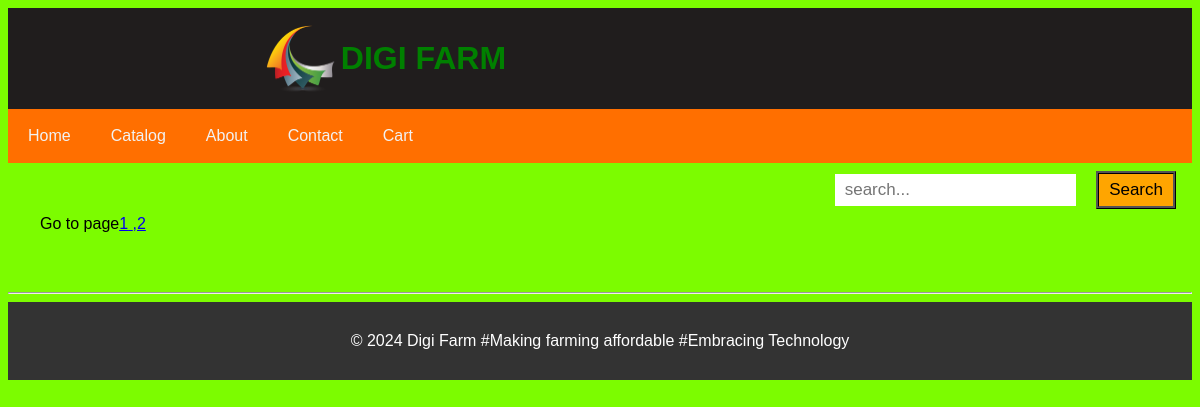
Before: /catalog1/ with the older database file.
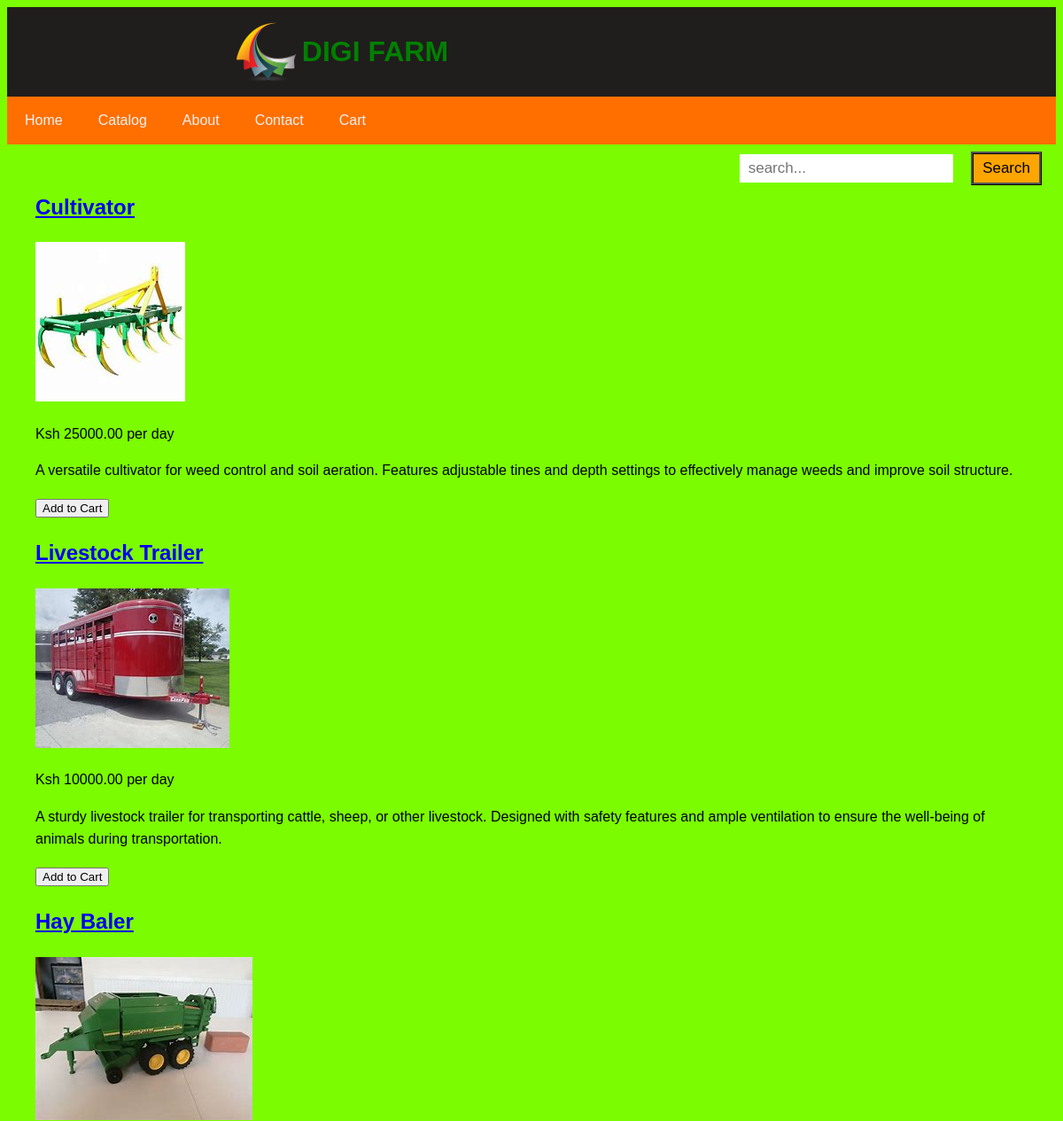
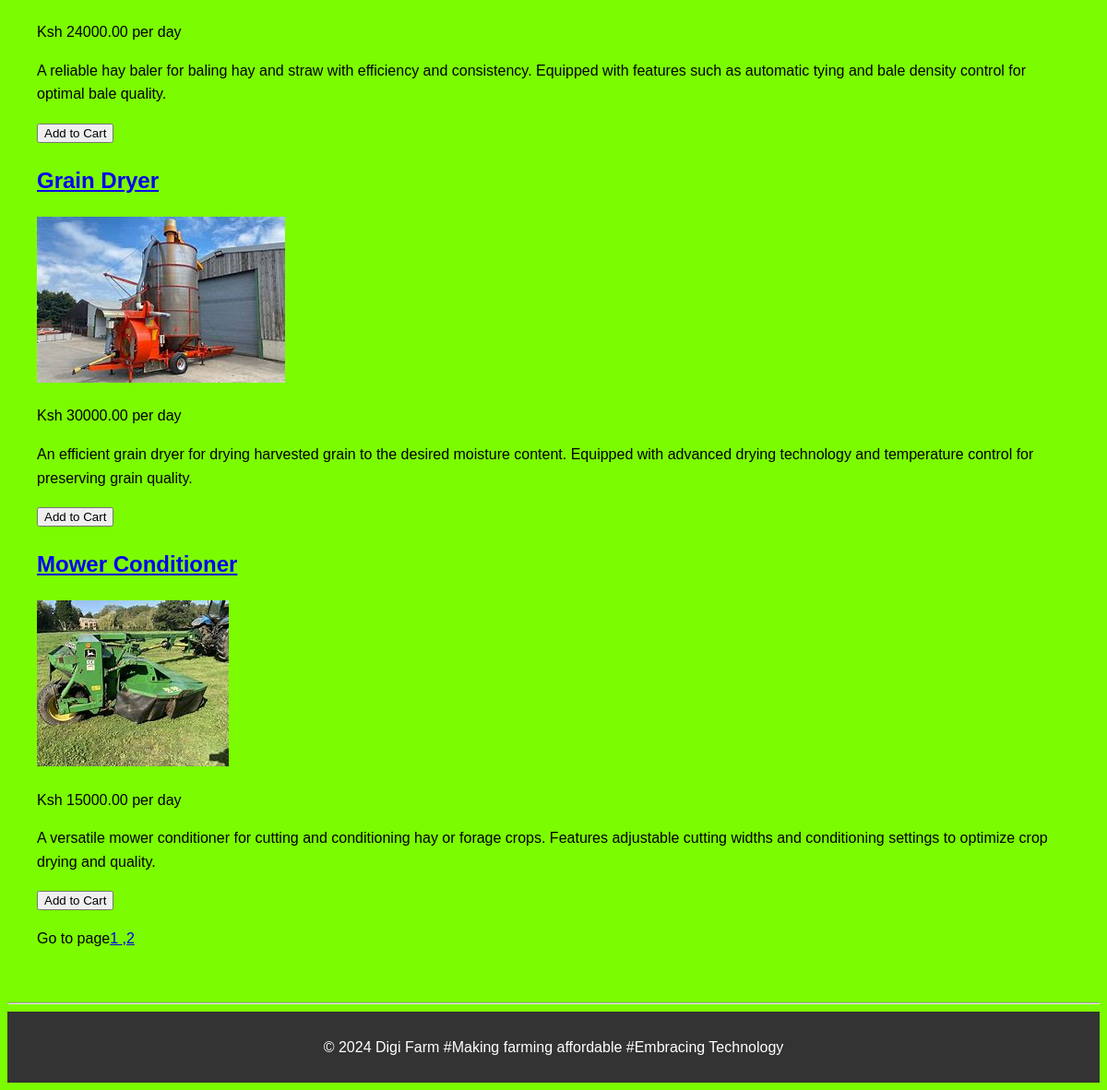
After: the same page with the newer database file (2 pictures, top to bottom).
### hello/models.py (models this page shows, shortened)
class FarmingEquipment(models.Model):
  name = models.CharField(max_length=255, unique=True)  # Enforces unique product names
  image = models.ImageField(upload_to='hello/images')
  description = models.TextField()  # Allows for longer descriptions
  price = models.DecimalField(max_digits=10, decimal_places=2)

### hello/views.py (the view)
# urls.py: path("catalog1/",views.catalog1, name="catalog1"),
def catalog1(request):
    remaining_products = FarmingEquipment.objects.all()[5:10]
    context = {
        'remaining_products': remaining_products,
    }
    return render(request, 'hello/catalog1.html', context)

### hello/templates/hello/catalog1.html (shortened to what this page needs)
{% extends "hello/layout.html" %}
{% block content %}
<main>
    <section class="product-list">
        {% for FarmingEquipment in remaining_products %}
        <div class="product">
          <a href="{% url 'prodDetails' FarmingEquipment.name %}">
              <h2>{{ FarmingEquipment.name }}</h2>
              </a>
              {% load static %}
              <img src="{{ FarmingEquipment.image.url }}" alt="{{ FarmingEquipment.name }}">
        <p>Ksh {{ FarmingEquipment.price }} per day</p>
        <p>{{ FarmingEquipment.description }}</p>
        <form action="{% url 'add_to_cart' FarmingEquipment.id %}" method="post">
          <button type="submit">Add to Cart</button>
      </form>
      </div>
      {% endfor %}
    </section>
    <p>Go to page<a href="{% url 'catalog' %}">1</a><a href="{% url 'catalog1' %}"> ,2</a></p>
</main>
{% endblock %}

Changed rows visible on the page:
added FarmingEquipment: name "Cultivator", image (picture), price "25000.00", description "A versatile cultivator for weed control and soil aeration. Features adjustable tines and depth settings to effectively manage weeds and improve soil structure."
added FarmingEquipment: name "Livestock Trailer", image (picture), price "10000.00", description "A sturdy livestock trailer for transporting cattle, sheep, or other livestock. Designed with safety features and ample ventilation to ensure the well-being of animals during transportation."
added FarmingEquipment: name "Hay Baler", image (picture), price "24000.00", description "A reliable hay baler for baling hay and straw with efficiency and consistency. Equipped with features such as automatic tying and bale density control for optimal bale quality."
added FarmingEquipment: name "Grain Dryer", image (picture), price "30000.00", description "An efficient grain dryer for drying harvested grain to the desired moisture content. Equipped with advanced drying technology and temperature control for preserving grain quality."
added FarmingEquipment: name "Mower Conditioner", image (picture), price "15000.00", description "A versatile mower conditioner for cutting and conditioning hay or forage crops. Features adjustable cutting widths and conditioning settings to optimize crop drying and quality."
